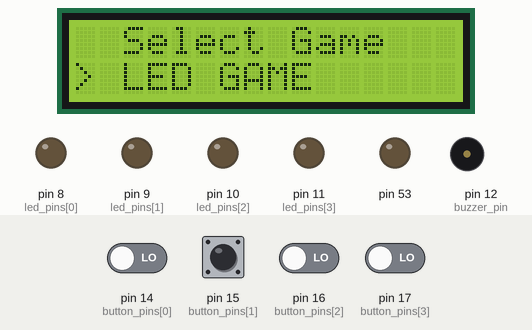
This sketch was run on a simulated Arduino Mega 2560, built with avr-gcc and run on an emulated ATmega2560. Parts: 16×2 character LCD, output pins drawn as LEDs (lit = HIGH), buzzer (waves = sounding, pin HIGH). Dashed ring = blinking. The test bench sets the inputs (shaded band); at power-on: pin 14 (button_pins[0]), pin 15 (button_pins[1]), pin 16 (button_pins[2]), pin 17 (button_pins[3]) LOW. Storage starts empty; random numbers use the default seed unless the sketch sets one; what the sketch prints to the serial monitor is not drawn.

Above: at 2.2 s.
2.3 s: pin 15 (button_pins[1]) pulled HIGH for 0.15 s
At 4.6 s:
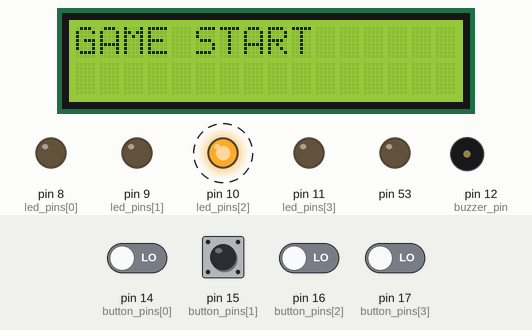
At 6.5 s:
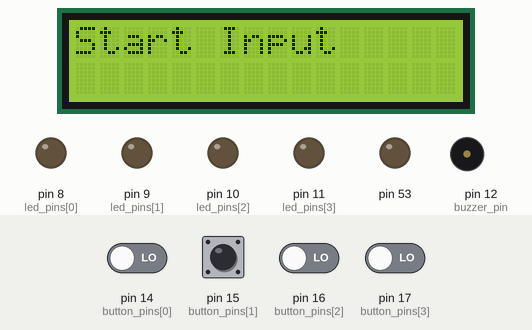
7.3 s: pin 14 (button_pins[0]) driven HIGH and pin 15 (button_pins[1]) driven HIGH and pin 16 (button_pins[2]) driven HIGH and pin 17 (button_pins[3]) driven HIGH
At 7.6 s:
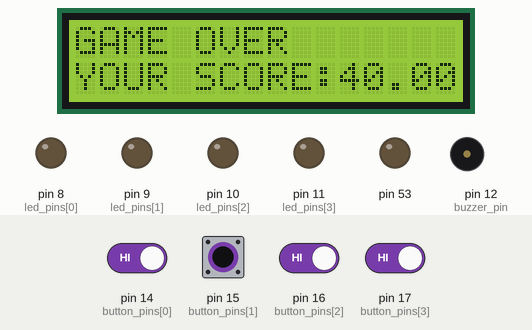
Timing chart, 0 to 10.3 s (numbered marks = the images above; inputs shaded):
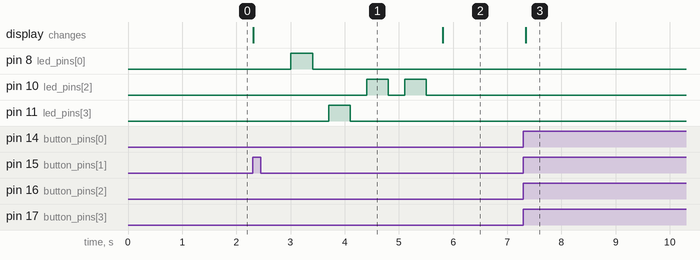

The sketch:

mega_game.ino
```cpp
#include <LiquidCrystal.h>
#include <SPI.h>  // SD카드 통신용
#include <SD.h>   // SD카드 라이브러리

LiquidCrystal lcd(44, 45, 46, 47, 48, 49);  // LCD 연결

const int chipSelect = 53;  // SD카드 CS핀

int led_pins[] = { 8, 9, 10, 11 };
int button_pins[] = { 14, 15, 16, 17 };
int ifbuttons[] = { 0, 0, 0, 0 };
int buzzer_pin = 12;

enum {
  MODE_MENU = 0,
  MODE_LED = 1,
  MODE_RHYTHM = 2
};
int mode = MODE_MENU;

int sequence[256];
int my_button_click[256];
int rhythm[256];
int my_rhythm[256];

int* p = my_button_click;
int error_sum = 0;
float average_error = 0;

int sequence_num = 4;
const int rhythm_num = 5;

//delay를 사용할 시, 센서 감지, 연산 등에서 오류 발생 가능성이 많기에
//TIMER 구조체를 따로 생성하여 사용함
struct Timer {
  unsigned long previous = 0;
  unsigned long interval;

  Timer(unsigned long p = 0, unsigned long i = 1000) {
    previous = p;
    interval = i;
  }
};

//interval에 해당하는 초 마다 true를 반환하는 함수(struct(구조체)를 이용하여 각각의 previous를 독립적으로 연산함)
bool per_time_interval(Timer& t) {
  unsigned long time_current = millis();
  if (time_current - t.previous >= t.interval) {
    t.previous = time_current;
    return true;
  }
  return false;
}

//순서 랜덤 생성(num에 해당하는 만큼 순서를 생성함)
void make_random_sequence(int num) {
  for (int i = 0; i < num; i++) {
    sequence[i] = random(1, 5);
  }
}
void make_random_rhythm(int num) {
  for (int i = 0; i < num; i++) {
    rhythm[i] = random(200, 1000);
  }
}

//버튼 클릭 감지(i에 해당하는 인덱스의 버튼을 감지함)
bool button_ifclicked(int i) {
  if (digitalRead(button_pins[i])) {
    if (!ifbuttons[i]++)
      return true;
    delay(50);
  } else ifbuttons[i] = 0;
  return false;
}

//sequence의 값을 하나씩 반환함
int* psequence = sequence;
int led_pins_from_sequence() {
  if (*psequence)
    return led_pins[*psequence++ - 1];
  return 0;
}

//온오프 관리 함수
void led_onoff(int pin) {
  for (int i = 8; i <= 11; i++)
    digitalWrite(i, i == pin);
}

void buzzer_on() {
  tone(buzzer_pin, 262, 120);
}

// SD카드 데이터 시리얼 모니터에 출력
void printSDLogs() {
  File dataFile = SD.open("game_log.txt");

  if (dataFile) {
    Serial.println("----------- SD Logs -----------");
    while (dataFile.available()) {
      Serial.write(dataFile.read());
    }
    dataFile.close();
    Serial.println("\n-----------------------------");
  } else {
    Serial.println("no logs.");
  }
}

//셋업(LED 출력 시퀀스를 임시로 출력하게 해놓았기에 확인 가능(추후 삭제 예정))
void setup() {
  Serial.begin(9600);
  Serial1.begin(9600);  // NodeMCU와 통신 (19-RX, 18-TX)
  lcd.begin(16, 2);
  randomSeed(analogRead(0));

  for (int i = 0; i < 4; i++) {
    pinMode(led_pins[i], OUTPUT);
    pinMode(button_pins[i], INPUT);
  }
  pinMode(buzzer_pin, OUTPUT);
  // SD카드 통신 시작
  Serial.print("SD Connecting...");
  pinMode(53, OUTPUT);
  // 연결 결과 출력
  if (!SD.begin(chipSelect)) {
    Serial.println("SD Connection Failed.");
  } else {
    Serial.println("SD Connected.");
  }

  printSDLogs();  // SD카드 데이터 출력

  showMenu();
  delay(1000);
}

// TIMER 생성(LED 출력 주기와 켜진 이후 꺼질 때까지의 딜레이 2개)
// 추후 가장 적합한 딜레이로 수정 예정
Timer buzzer_timer(0, 1000);
Timer led_timer1(0, 700);
Timer led_timer2(0, 400);
Timer button_timer1(0, 10000);

// [게임 결과 저장 및 전송]

// SD카드에 저장
void saveToSD(String type, int score, int level) {
  // "game_log.txt"에 저장 (없으면 알아서 만듦)
  File dataFile = SD.open("game_log.txt", FILE_WRITE);

  if (dataFile) {
    // 형식: LED,scroe,playTime
    dataFile.print(type);
    dataFile.print(",");
    dataFile.print(score);
    dataFile.print(",");
    dataFile.println(level);

    dataFile.close();
    Serial.println("SD Saved");
  } else {
    Serial.println("Failed to open game_log.txt");
  }
}

// 사용법: sendResult("LED", 95.5, 20.3);
void sendResult(String type, float score, float playTime) {
  String data = type + "," + String(score, 1) + "," + String(playTime, 1);

  // 1. NodeMCU로 전송 (중요: println을 써야 줄바꿈 문자가 가서 NodeMCU가 인식함)
  Serial1.println(data);

  Serial.print("Uploaded to NodeMCU : ");
  Serial.println(data);
}

int difficulty_count[256];
int Difficulty(){
  memset(difficulty_count, 0, sizeof(difficulty_count));
  File myFile = SD.open("game_log.txt"); // 파일 열기
  if (myFile) {
    while (myFile.available()) {
      String line = myFile.readStringUntil('\n');
      line.trim();
      if (line.length() > 0) {
        int firstComma = line.indexOf(',');
        int secondComma = line.indexOf(',', firstComma + 1);

        if (firstComma != -1 && secondComma != -1) {
          // 데이터 파싱
          String gameName = line.substring(0, firstComma);          // "게임명"
          String scoreStr = line.substring(firstComma + 1, secondComma); // 스코어 부분
          String levelStr = line.substring(secondComma + 1); // 전단계 부분

          // 숫자 변환 및 저장
          int gameScore = scoreStr.toInt();
          int lastLevel = levelStr.toInt();

          if ( gameScore/lastLevel == 20 ) difficulty_count[lastLevel-4]++;
        }
      }
    }
    myFile.close();
  } else {
    Serial.println("setting.txt 파일을 열 수 없습니다.");
  }
}

// [게임 로직]

// LED GAME
// ex) 3121 = 11 9 10 9
void LED_game() {
  Difficulty();
  int i;
  for (i = 0; difficulty_count[i] >= 3; i++);
  sequence_num = i+4;

  int onoff = 0;
  int finish = 0;
  int LED_score = 0, my_count = 0, LED_finish = 0;

  // 초기화
  memset(my_button_click, 0, sizeof(my_button_click));  // 내 입력 기록 지우기
  memset(sequence, 0, sizeof(sequence));                // 이전 문제 지우기
  p = my_button_click;
  psequence = sequence;
  led_timer1.previous = millis();
  make_random_sequence(sequence_num);

  //게임 시작
  Serial.println("GAME START");
  lcd.clear();
  lcd.setCursor(0, 0);
  lcd.print("GAME START");

  while (LED_finish == 0) {
    if (finish) {  // 버튼 입력 시작
      for (int i = 0; i < 4; i++) {
        if (button_ifclicked(i)) {
          *p++ = i + 1;
          my_count++;
        }
      }
      // 게임 끝
      // 입력 시간 초과 또는 버튼 다 눌렀을 때
      if (per_time_interval(button_timer1) || my_count == sequence_num) {

        // 게임 소요 시간 계산 (초)
        unsigned long endTime = millis();
        float playTime = (float)(endTime - button_timer1.previous) / 1000.0;

        Serial.println("-----------------------------");
        for (int i = 0; i < sequence_num; i++) {
          Serial.print(sequence[i]);
        }
        Serial.println();
        Serial.println("finish");
        lcd.setCursor(0, 0);
        lcd.print("GAME OVER  ");

        for (int i = 0; i < sequence_num; i++) {
          Serial.print(my_button_click[i]);
          if (sequence[i] == my_button_click[i]) LED_score++;  // 맞춘 개수 저장
        }

        float score = (float)LED_score * 20;  // 점수 계산
        Serial.print("YOUR SCORE: ");
        Serial.println(score);
        Serial.println();
        Serial.println("-----------------------------");

        lcd.setCursor(0, 1);
        lcd.print("YOUR SCORE: ");
        lcd.setCursor(11, 1);
        lcd.print(score);

        // LED 게임 결과 저장 및 전송
        sendResult("LED", score, playTime);
        saveToSD("LED", score, sequence_num);

        // 15번핀 버튼 눌릴 때 까지 기다림
        while (!button_ifclicked(1))
          ;

        LED_finish = 1;    // 게임 끝내기
        mode = MODE_MENU;  // 메뉴로 돌아가기
        showMenu();        // 메뉴 화면 띄우기
      }
    }
    if (per_time_interval(led_timer1) && LED_finish == 0) {  // 0.7초마다 실행
      int pin = led_pins_from_sequence();                    // 다음에 켤 LED 핀 번호
      if (pin == 0) {                                        // 종료 조건 (sequence가 끝났을 때 입력 시작하도록 변경)
        finish = 1;
        button_timer1.previous = millis();  // 버튼 입력 타이머 시작시간
        // 입력 시작 알림
        lcd.setCursor(0, 0);
        lcd.print("Start Input");
      } else {
        led_onoff(pin);                  // 해당 핀 켜기
        onoff = 1;                       // 상태 기록
        led_timer2.previous = millis();  // LED 끄는 타이머 시작시간
      }
    }

    if (onoff)
      if (per_time_interval(led_timer2)) {
        led_onoff(0);
        onoff = 0;
      }
  }
}

// RHYTHM GAME
void rhythm_game() {
  int rhythm_finish = 0;
  unsigned long last_input_time = 0;
  make_random_rhythm(rhythm_num);
  lcd.clear();
  lcd.setCursor(0, 0);
  lcd.print("RHYTHM GAME");
  delay(3000);

  int rhythm_index = 0;
  int player_index = 0;
  int button_time = 0;
  int my_first_button = 0;
  int count_rhythm = 0;
  int error_sum = 0;
  int error = 0;

  buzzer_on();
  buzzer_timer.previous = millis();
  buzzer_timer.interval = rhythm[rhythm_index];
  while (rhythm_finish == 0) {
    while (button_time && !my_first_button)
      if (button_ifclicked(0)) {
        my_first_button = 1;
        last_input_time = millis();
      }
    if (!button_time)
      if (per_time_interval(buzzer_timer)) {
        buzzer_on();
        rhythm_index++;
        if (rhythm_index >= rhythm_num - 1)
          button_time = 1;
        buzzer_timer.previous = millis();
        buzzer_timer.interval = rhythm[rhythm_index];
      } else {
        if (button_ifclicked(0)) {
          unsigned long now = millis();
            my_rhythm[player_index] = now - last_input_time;
          player_index++;
          last_input_time = millis();
        }
      }
    if (player_index == rhythm_num) {
      for( int i = 0; i < rhythm_num; i++ ){
        error = abs(rhythm[i] - my_rhythm[i]);
        error_sum += error;
      }

      float avg_error = error_sum/rhythm_num;
      float score = constrain(100.0 - (avg_error / 5.0), 0.0, 100.0);
      Serial.print("AVG ERROR: ");
      Serial.println(avg_error);
      Serial.println();
      Serial.println("-----------------------------");

      lcd.setCursor(0, 1);
      lcd.print("AVG ERROR : ");
      lcd.setCursor(11, 1);
      lcd.print(avg_error);

      // 임의로 데이터 저장 및 전송
      sendResult("RHYTHM", avg_error, 1);

      // 15번핀 버튼 눌릴 때 까지 기다림
      while (!button_ifclicked(1));

      rhythm_finish = 1;  // 게임 끝내기
      mode = MODE_MENU;   // 메뉴로 돌아가기
      showMenu();         // 메뉴 화면 띄우기
    }
  }
}


// [모드 선택]

// 메뉴 변수 설정
int menuIndex = 0;
const int menuCount = 2;

// 메뉴창 lcd 화면 표시
void showMenu() {
  lcd.clear();
  lcd.setCursor(2, 0);
  lcd.print("Select Game");
  lcd.setCursor(0, 1);

  if (menuIndex == 0) lcd.print("> LED GAME   ");
  else lcd.print("> RHYTHM GAME");
}

// 모드 선택 로직
void menuLoop() {
  if (button_ifclicked(0)) {
    menuIndex = (menuIndex + 1) % menuCount;
    showMenu();
  }

  if (button_ifclicked(1)) {
    if (menuIndex == 0) mode = MODE_LED;
    else if (menuIndex == 1) mode = MODE_RHYTHM;
  }
}

// 메인 루프
void loop() {
  switch (mode) {
    case MODE_MENU:
      menuLoop();
      break;
    case MODE_LED:
      LED_game();
      break;
    case MODE_RHYTHM:
      rhythm_game();
      break;
  }
}
```

Measured:
- after the input at 2.3 s, pin 8 (led_pins[0]): LOW → HIGH after 0.71 s, → LOW 0.40 s later; pin 10 (led_pins[2]): alternates HIGH for 0.40 s and LOW for 0.30 s, 4 changes in all, then stays LOW, starting after 2.1 s; pin 11 (led_pins[3]): LOW → HIGH after 1.4 s, → LOW 0.40 s later; the display: changes at once (image 1)
- after the input at 7.3 s, the display: changes at once (image 3)
